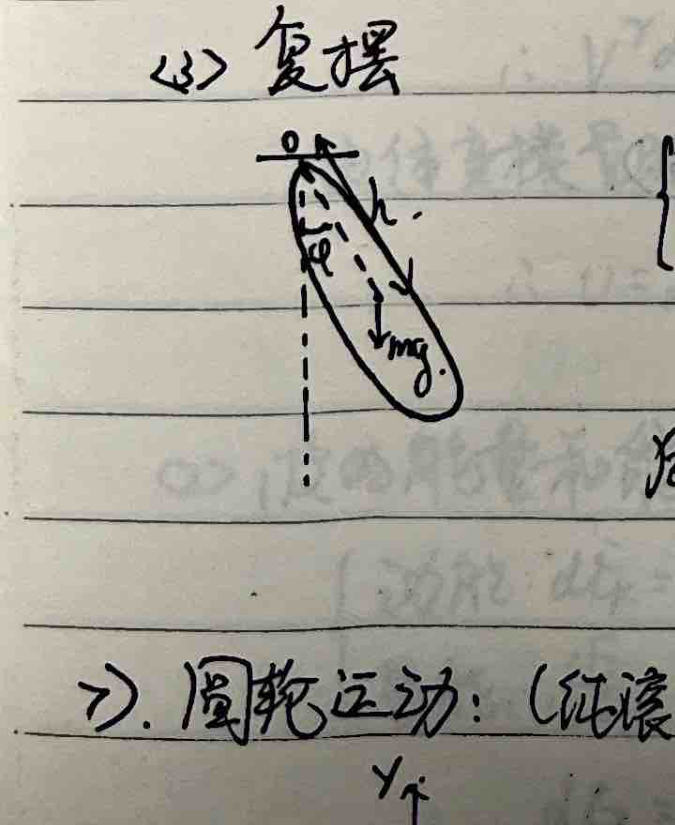
#> input picture olympiad-physics/images/ch01_compound_pendulum.png, 675 x 825 px, given in place of ch02_page_011.png, which was not available
$ python crop_ch02_p11.py
#> lines starting #> are read from the running program, lines starting #| are printed output that depends on the picture
import os
from PIL import Image

in_dir = 'college-physics/images'
out_dir = 'college-physics/images'

def extract_rect(img_name, out_name, x0_pct, y0_pct, x1_pct, y1_pct):
#> called with img_name = 'ch02_page_011.png', out_name = 'topic_harmonic_oscillator.png', x0_pct = 0.2, y0_pct = 0.12, x1_pct = 0.35, y1_pct = 0.18
    in_path = os.path.join(in_dir, img_name)
    out_path = os.path.join(out_dir, out_name)
    img = Image.open(in_path)
#> img is the input picture: PIL image 675x825 RGB; mean R, G, B 168.1, 164.5, 154.2
    width, height = img.size
#> width = 675; height = 825
    box = (
        int(width * x0_pct),
        int(height * y0_pct),
        int(width * x1_pct),
        int(height * y1_pct)
    )
#> box = (135, 99, 236, 148)
    cropped = img.crop(box)
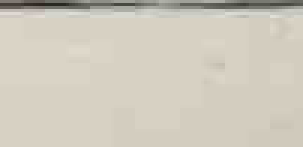
#> cropped: PIL image 101x49 RGB (shown 3 times larger); mean R, G, B 207.3, 202, 188.8
    cropped.save(out_path)
    print(f"Saved {out_path}")

extract_rect("ch02_page_011.png", "topic_harmonic_oscillator.png", 0.20, 0.12, 0.35, 0.18)

print("Done")

$ run again, on olympiad-physics/images/ch01_spring.png
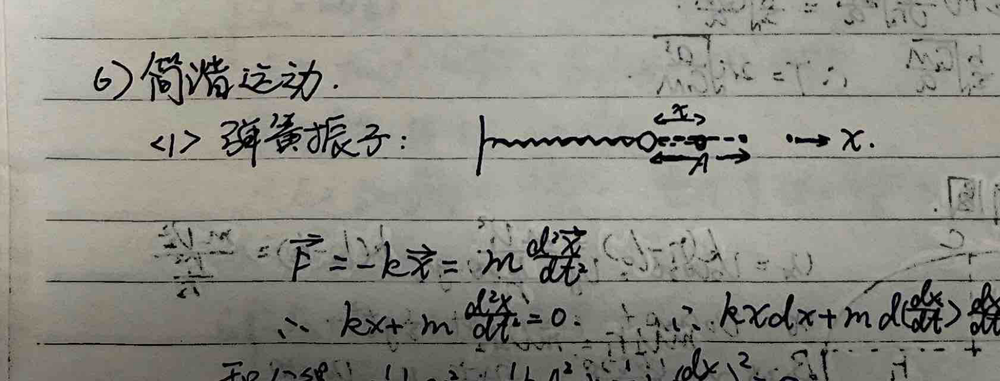
#> input picture olympiad-physics/images/ch01_spring.png, 1000 x 381 px, shrunk from 1733 x 660 before the run, given in place of ch02_page_011.png, which was not available
#> in extract_rect, img is the input picture: PIL image 1000x381 RGB; mean R, G, B 141.3, 140.5, 132.5
#> in extract_rect, `cropped = img.crop(box)`:
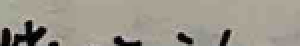
#> cropped: PIL image 150x23 RGB (shown 2 times larger); mean R, G, B 155.9, 150.6, 139.2

$ run again, on olympiad-physics/images/ch01_wave_interference.png
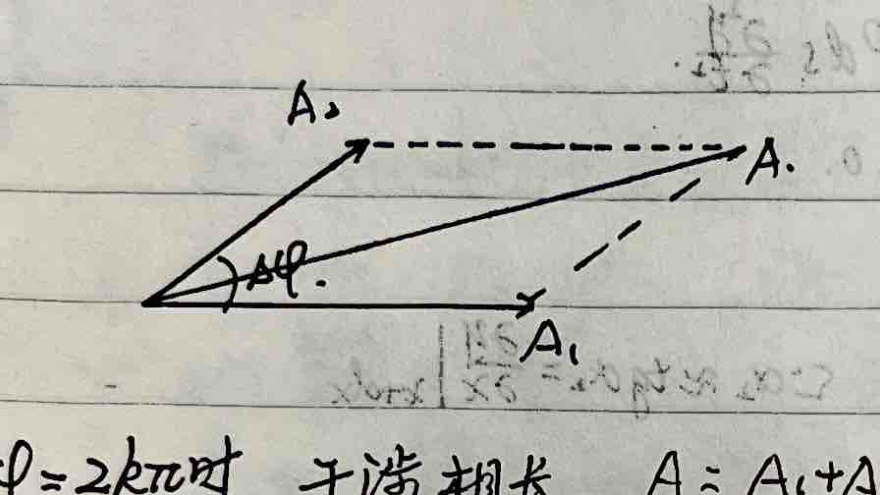
#> input picture olympiad-physics/images/ch01_wave_interference.png, 880 x 495 px, given in place of ch02_page_011.png, which was not available
#> in extract_rect, img is the input picture: PIL image 880x495 RGB; mean R, G, B 186.2, 185.1, 176.8
#> in extract_rect, `cropped = img.crop(box)`:
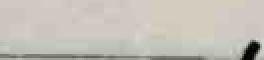
#> cropped: PIL image 132x30 RGB (shown 2 times larger); mean R, G, B 196.6, 192.6, 184.6
